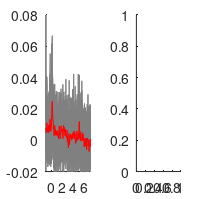

MATLAB code for this plot: (Note: this script raises an error after producing the figure.)
% Demo code for dLight analysis 
% written by Jeong Oen Lee,  NIAAA / NIH 
% laboratory for integrative neuroscience (LIN) with Dr.David Lovinger
% Pavlovian training experiment

% photometry system :  Becker & Hickl HPM-100-40

clear all;
close all;

load('DLS_pav2.mat');  % load 'time' and 'data' 


for m=1:19         %% 19 trials in  'data' 
 
   c=[0.5 0.5 0.5];
   figure(5); subplot(1,2,1); hold on; plot(time,data(m,:),'Color',c)
end



for m=1:1:length(data(1,:))   % mean and std of 19 trials 
    
    avg_intensity(m)=mean(data(:,m));
    sem_intensity(m)=std(data(:,m))/sqrt(length(data(:,1)));
    acc_intensity(m)=sum(data(:,m));
    
end

figure(5); subplot(1,2,1); plot(time, avg_intensity,'r');
ylim([-0.02 0.08]);
xlim([-1 7]);
figure(5); subplot(1,2,2);set(gcf, 'Color', [1 1 1], 'Position', [100 100 200 200], 'PaperPositionMode', 'auto');
hold on;

[~, hp] = boundedline(time,avg_intensity,sem_intensity, 'r-', ...
          'alpha','transparency', 0.15);
ylim([-0.01 0.05]);
xlim([-1 10]);
xticks([0 1 2 3 4 5 6 7 8 9 10]);
%plot(time, avg_intensity,'r');
ylim([-0.02 0.08]);
xlim([-1 7]);

 x=200;
 y=200;
 width=800;
 height=200;
 set(figure(5), 'Position', [x y width height])
 title('DLS pavlovian example')





